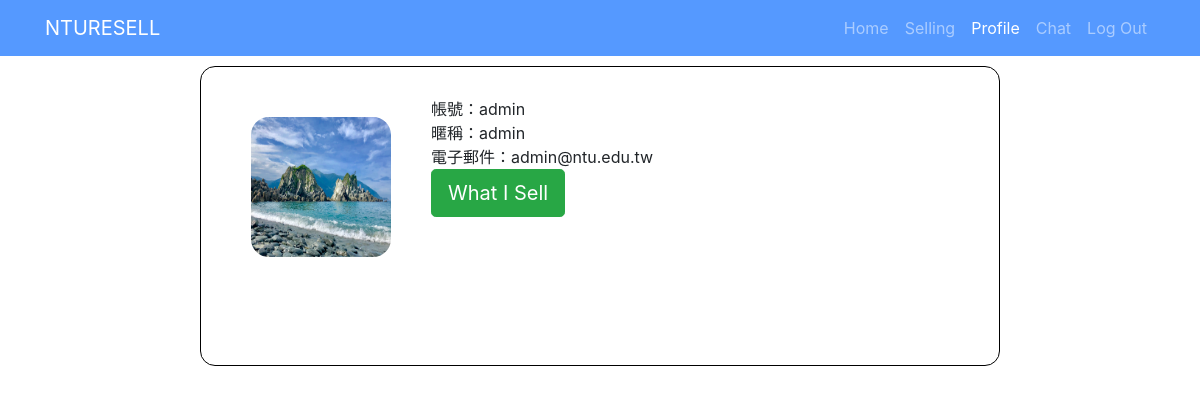
/profile/ (signed in), run on the app's committed database.
### users/models.py (models this page shows)
class UserProfile(models.Model):
    user = models.OneToOneField(
        settings.AUTH_USER_MODEL,
        on_delete=models.CASCADE,
        primary_key=True,
    )
    profile = models.FileField(upload_to = 'profiles', blank=True)

class User(models.Model):
    user = models.OneToOneField(
        settings.AUTH_USER_MODEL,
        on_delete=models.CASCADE,
        primary_key=True,
    )
    nickname = models.CharField(max_length = 20)
    ntumail = models.CharField(max_length = 20 , blank = False)
    profile = models.FileField(upload_to = 'profiles', blank=True)

### nturesell/views.py (the view, shortened to what this page needs)
# urls.py: path('profile/',views.profile),
@login_required
def profile(request):
    if request.user.is_authenticated:
        profile = User.objects.get(user_id = request.user.pk)
        if UserProfile.objects.filter(user_id = request.user.pk).exists():
            avatar = UserProfile.objects.get()
        return render(request,'profile.html',locals())
    return render(request,'profile.html',locals())

### templates/profile.html (shortened to what this page needs)
{% extends "base.html" %}
{% load static %}
{% block stylesheet %}
<link href="{% static 'css/profile.css' %}" rel="stylesheet">
{% endblock %}
{% block nevitem %}
<li class="nav-item">
    <a class="nav-link" href="/home">Home
    </a>
</li>
<li class="nav-item">
    <a class="nav-link" href="/sell">Selling</a>
</li>
<li class="nav-item active">
    <a class="nav-link" href="/profile">Profile</a>
</li>
<li class="nav-item">
    <a class="nav-link" href="/chat">Chat</a>
</li>
<li class="nav-item">
    <a class="nav-link" href="/logout">Log Out</a>
</li>
{% endblock %}
{% block mainbody %}
<div id="namecard">
    {% if avatar %}
    <form method="POST" id="changeprofilepic" action="." enctype="multipart/form-data">
        <img src= "/media/{{avatar.profile}}" alt="/static/images/default.jpg">
    </form>
    {% endif %}
    {% if profile %}
    <div id= "right">
        帳號：{{profile.user.username}} <br> 暱稱：{{profile.nickname}} <br> 電子郵件：{{profile.ntumail}}
    <br>
        <form method="POST" action=".">
            <button class="btn btn-lg btn-success" type="submit">What I Sell</button>
        </form>
    </div>
    {% endif %}
</div>
{% endblock %}

### static/css/profile.css (style rules this page uses)
html, body { width: 100%; height: 100%; margin: 0px; padding: 0px; background-color: bisque; }
img { width: 140px; height: 140px; border: 1px solid black; border-radius: 18px; margin-top: 20px; margin-left: 20px; position: absolute; }
#namecard { width: 800px; height: 300px; padding: 30px; border: 1px solid black; margin-top: 10px; margin-left: auto; margin-right: auto; border-radius: 15px; }
#right { margin-left: 200px; position: absolute; }

### static/css/3-col-portfolio.css (style rules this page uses)
body { padding-top: 54px; }
@media (min-width: 992px) { body { padding-top: 56px; } }

### data on the page
UserProfile: profile (picture)
User: user.username "admin", nickname "admin", ntumail "admin@ntu.edu.tw"
